Frame 1 (no input): blank canvas, image omitted
Frame 60 (the mouse pressed at the canvas centre just before this capture): blank canvas, image omitted
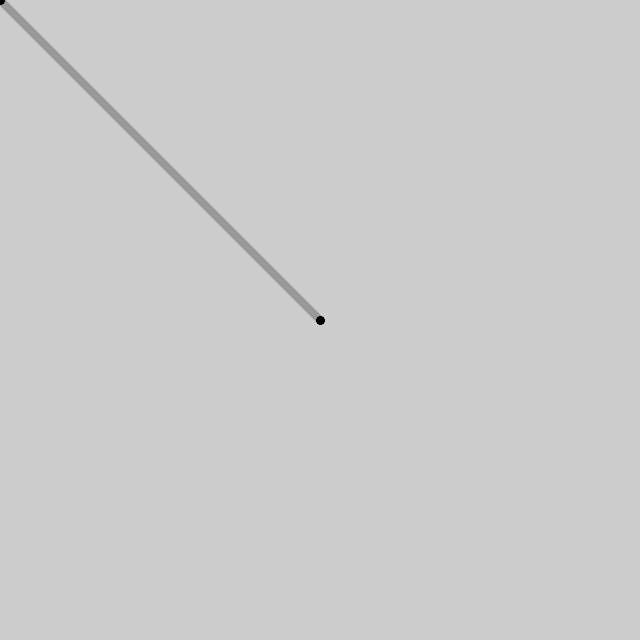
Frame 120 (the mouse held since frame 60 and released just before this capture)

The Processing sketch whose frames 1 and 60 were blank and that drew this single picture after the mouse press (run headless with seeded random() and noise(); from frame 60 on, the mouse is pressed at the canvas centre):

// Processing sketch: sketch_24pmouse
// ── sketch_24pmouse.pde

void setup() {
  // 처음에 한번만 실행
  size(640, 640);
  strokeWeight(8);
  stroke(0, 64);
}

void draw() {
  line(mouseX, mouseY, pmouseX, pmouseY);
}
